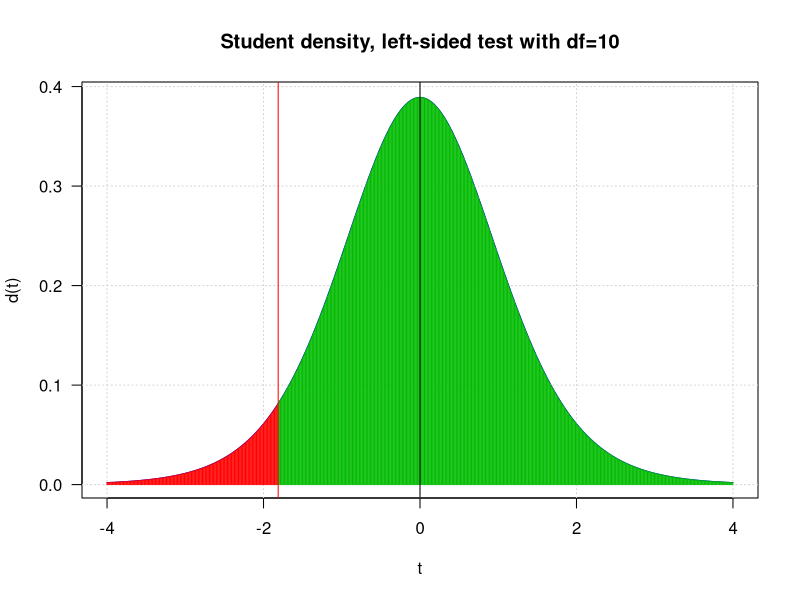
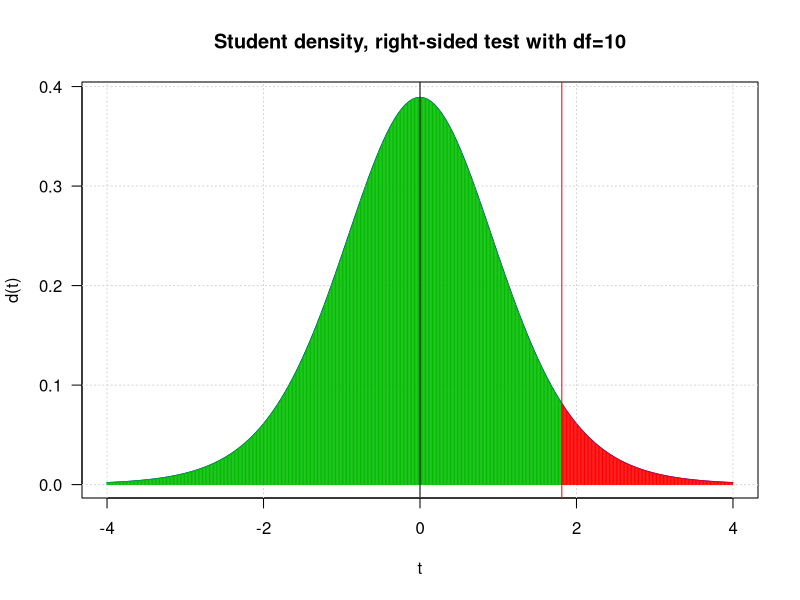
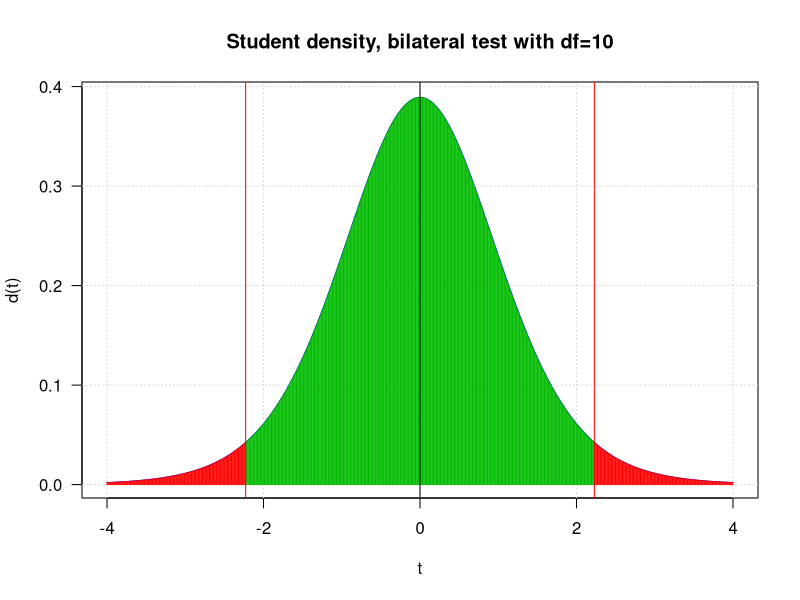
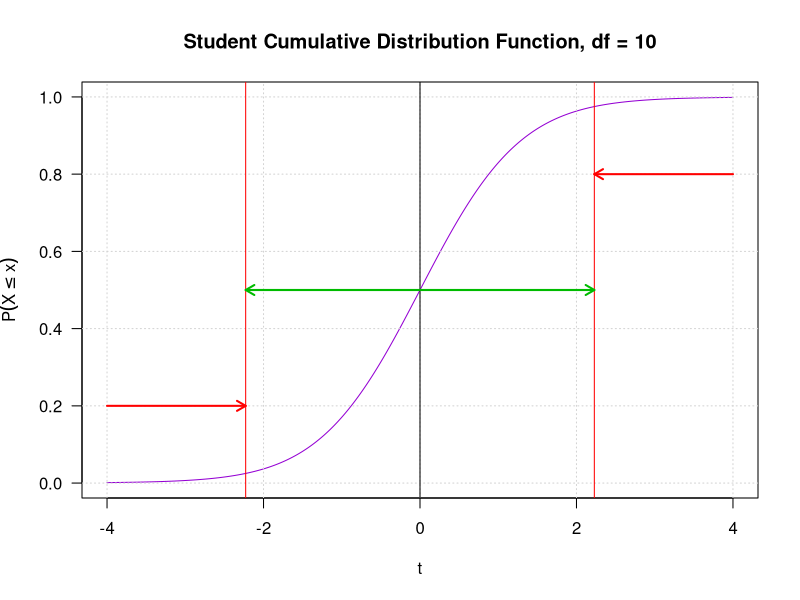

These figures' R source, in order:
## ---- chunk 1
library(knitr)

options(width = 300)
# options(encoding = 'UTF-8')
knitr::opts_chunk$set(
  fig.width = 7, fig.height = 5, 
  fig.path = 'figures/canale23_',
  fig.align = "center", 
  size = "tiny", 
  echo = FALSE, 
  eval = TRUE, 
  warning = FALSE, 
  message = FALSE, 
  results = TRUE, 
  comment = "")

options(scipen = 12) ## Max number of digits for non-scientific notation
# knitr::asis_output("\\footnotesize")

## ---- chunk 2

alpha <- 0.05
df <- 10
t_threshold <- qt(p = alpha, df = df)

x <- seq(from=-4, to=4, by=0.01)
dens <- dt(x, df = df)
plot(x, 
     dens, 
     main = paste0("Student density, left-sided test with df=", df),
     xlab = "t",
     ylab = "d(t)",
     type='l', 
     col = "blue",
     las = 1)
grid()
x_reject = seq(from = -4, to = t_threshold, by = 0.01)
x_accept = seq(from = t_threshold, to = 4, by = 0.01)
lines(x_reject, dt(x_reject, df = df), type = "h", col = "red")
lines(x_accept, dt(x_accept, df = df), type = "h", col = "#00BB00")
abline(v=0)
abline(v = t_threshold,   col = "red")
## ---- chunk 3

alpha <- 0.05
df <- 10
t_threshold <- qt(p = 1 - alpha, df = df)

x <- seq(from=-4, to=4, by=0.01)
dens <- dt(x, df = df)
plot(x, 
     dens, 
     main = paste0("Student density, right-sided test with df=", df),
     xlab = "t",
     ylab = "d(t)",
     type='l', 
     col = "blue",
     las = 1)
grid()
x_reject = seq(from=t_threshold, to = 4.0, by=0.01)
x_accept = seq(from=-4, to = t_threshold, by=0.01)
lines(x_reject, dt(x_reject, df = df), type = "h", col = "red")
lines(x_accept, dt(x_accept, df = df), type = "h", col = "#00BB00")
abline(v=0)
abline(v = t_threshold,   col = "red")
## ---- chunk 4

alpha <- 0.05
df <- 10
t_threshold <- abs(qt(p = alpha/2, df = df))

x <- seq(from=-4, to=4, by=0.01)
dens <- dt(x, df = df)
plot(x, 
     dens, 
     main = paste0("Student density, bilateral test with df=", df),
     xlab = "t",
     ylab = "d(t)",
     type='l', 
     col = "blue",
     las = 1)
grid()
x_up = seq(from=t_threshold, to = 4.0, by=0.01)
x_mid = seq(from=-t_threshold, to = t_threshold, by=0.01)
x_down = seq(from=-4.0, to = -t_threshold, by=0.01)
lines(x_up, dt(x_up, df = df), type = "h", col = "red")
lines(x_mid, dt(x_mid, df = df), type = "h", col = "#00BB00")
lines(x_down, dt(x_down, df = df), type = "h", col = "red")
abline(v=0)
abline(v = c(-t_threshold, t_threshold),   col = "red")


## ---- chunk 5

alpha <- 0.05
df <- 10
t_threshold <- abs(qt(p = alpha/2, df = df))
x <- seq(from=-4, to=4, by=0.01)
dens <- dt(x, df = df)


cdf <- pt(x, df = 10, lower.tail = TRUE)
plot(x, 
     cdf, 
     main = "Student Cumulative Distribution Function, df = 10",
     xlab = "t",
     ylab = expression(P(X <= x)),
     type='l', 
     col = "darkviolet",
     las = 1)
grid()
abline(v=0)
abline(v = c(-t_threshold, t_threshold),  col = "red")
arrows(x0=-4, x1 = -t_threshold, y0 = 0.2, y1 = 0.2, col = "red", length = 0.1, code = 2, lwd = 2)
arrows(x0=t_threshold, x1 = 4, y0 = 0.8, y1 = 0.8, col = "red", length = 0.1, code = 1, lwd=2)
arrows(x0=-t_threshold, x1 = t_threshold, y0 = 0.5, y1 = 0.5, col = "#00BB00", length = 0.1, code = 3, lwd=2)
